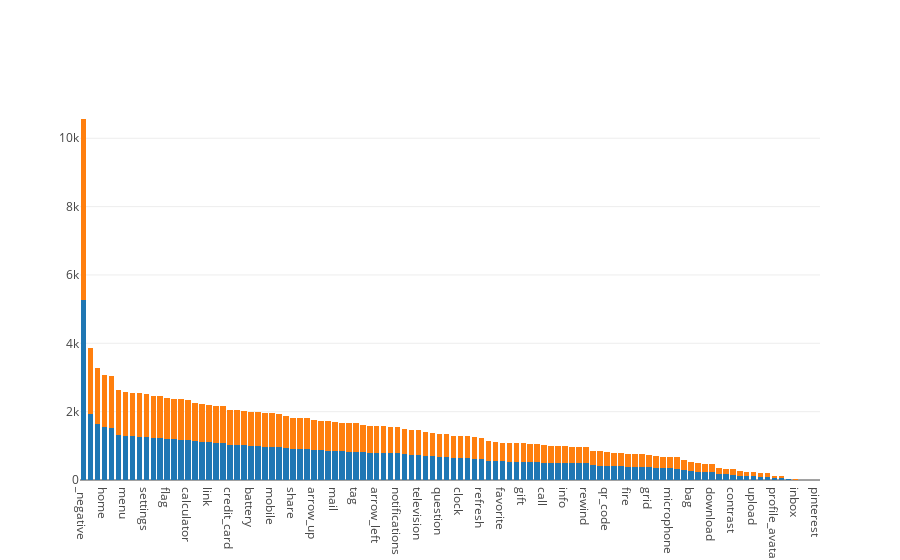

Here is the notebook cell this chart was saved with:
### Code cell
import plotly.offline as py
import plotly.graph_objs as go

py.init_notebook_mode(connected=True)

count_data = []
for label, org_count in dict(images_count_org).items():
    aug_count = images_count_aug[label]
    count_data.append((label, org_count, aug_count, org_count + aug_count))
    
count_data = sorted(count_data, reverse=True, key=lambda x: x[3])
labels, org_count, aug_count, sum_count = zip(*count_data)

trace_org = go.Bar(
    x=labels,
    y=org_count,
    name='Orginal images count'
)
trace_aug = go.Bar(
    x=labels,
    y=aug_count,
    name='Augmented images count'
)

data = [trace_org, trace_aug]
layout = go.Layout(
    barmode='stack',
    showlegend=False
)

fig = go.Figure(data=data, layout=layout)
py.iplot(fig, filename='stacked-bar')

### Figure 1 — Plotly figure (JSON) as saved in the notebook; plotly's stock layout.template omitted (floating-point values rounded to 4 significant figures)
{"data": [{"name": "Orginal images count", "type": "bar", "uid": "774130b2-f37a-4c89-b386-1b8b3142a3c6", "x": ["_negative", "folder", "camera", "home", "car", "cart", "menu", "airplane", "chart", "settings", "cloud", "user", "flag", "close", "volume", "calculator", "light_bulb", "location", "link", "laptop", "arrow_down", "credit_card", "map", "computer", "battery", "globe", "save", "mobile", "music", "cut", "share", "lock", "signal", "arrow_up", "check_mark", "headphones", "mail", "video_camera", "ticket", "tag", "search", "dollar", "arrow_left", "moon", "bookmark", "notifications", "megaphone", "eye", "television", "delete", "trash", "question", "bluetooth", "filter", "clock", "send", "calendar", "refresh", "unlock", "play", "favorite", "dashboard", "file", "gift", "printer", "trophy", "call", "edit", "mute", "info", "thumbs_up", "alarm", "rewind", "add", "minimize", "qr_code", "arrow_right", "warning", "fire", "reply", "cursor", "grid", "sort", "maximize", "microphone", "crop", "brightness", "bag", "barcode", "fast_forward", "download", "flashlight", "fingerprint", "contrast", "external_link", "facebook", "upload", "fab", "overflow_menu", "profile_avatar", "google", "twitter", "inbox", "attach", "gmail", "pinterest"], "y": [5282, 1938, 1632, 1542, 1527, 1320, 1283, 1280, 1269, 1255, 1235, 1231, 1200, 1188, 1185, 1171, 1128, 1118, 1100, 1090, 1077, 1027, 1023, 1011, 1000, 1000, 980, 975, 969, 934, 906, 906, 905, 880, 870, 860, 846, 835, 833, 829, 811, 789, 788, 785, 781, 779, 751, 727, 725, 703, 695, 680, 676, 650, 641, 641, 624, 609, 567, 550, 543, 538, 537, 536, 527, 523, 506, 503, 496, 494, 488, 484, 483, 428, 418, 407, 402, 400, 386, 377, 375, 372, 353, 343, 340, 331, 296, 266, 247, 234, 233, 172, 163, 159, 131, 120, 118, 102, 96, 55, 52, 22, 10, 6, 3, 2]}, {"name": "Augmented images count", "type": "bar", "uid": "1d78c1b4-9862-4ab2-b537-50d79f700b19", "x": ["_negative", "folder", "camera", "home", "car", "cart", "menu", "airplane", "chart", "settings", "cloud", "user", "flag", "close", "volume", "calculator", "light_bulb", "location", "link", "laptop", "arrow_down", "credit_card", "map", "computer", "battery", "globe", "save", "mobile", "music", "cut", "share", "lock", "signal", "arrow_up", "check_mark", "headphones", "mail", "video_camera", "ticket", "tag", "search", "dollar", "arrow_left", "moon", "bookmark", "notifications", "megaphone", "eye", "television", "delete", "trash", "question", "bluetooth", "filter", "clock", "send", "calendar", "refresh", "unlock", "play", "favorite", "dashboard", "file", "gift", "printer", "trophy", "call", "edit", "mute", "info", "thumbs_up", "alarm", "rewind", "add", "minimize", "qr_code", "arrow_right", "warning", "fire", "reply", "cursor", "grid", "sort", "maximize", "microphone", "crop", "brightness", "bag", "barcode", "fast_forward", "download", "flashlight", "fingerprint", "contrast", "external_link", "facebook", "upload", "fab", "overflow_menu", "profile_avatar", "google", "twitter", "inbox", "attach", "gmail", "pinterest"], "y": [5282, 1938, 1632, 1542, 1527, 1320, 1283, 1280, 1269, 1255, 1235, 1231, 1200, 1188, 1185, 1171, 1128, 1118, 1100, 1090, 1077, 1027, 1023, 1011, 1000, 1000, 980, 975, 969, 934, 906, 906, 905, 880, 870, 860, 846, 835, 833, 829, 811, 789, 788, 785, 781, 779, 751, 727, 725, 703, 695, 680, 676, 650, 641, 641, 624, 609, 567, 550, 543, 538, 537, 536, 527, 523, 506, 503, 496, 494, 488, 484, 483, 428, 418, 407, 402, 400, 386, 377, 375, 372, 353, 343, 340, 331, 296, 266, 247, 234, 233, 172, 163, 159, 131, 120, 118, 102, 96, 55, 52, 22, 10, 6, 3, 2]}], "layout": {"barmode": "stack", "showlegend": false}}
